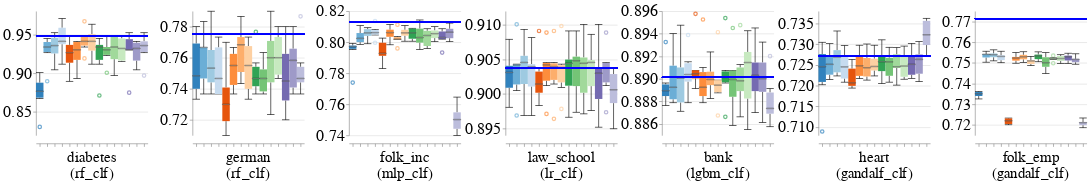

The code cell stored with this chart in its notebook:
### Code cell
create_bar_charts_for_diff_imputers_and_datasets(train_injection_scenario='MNAR3',
                                                test_injection_scenario='MNAR3',
                                                metric_name='accuracy',
                                                db_client=db_client)

### Figure 1 — Vega-Lite specification as saved in the notebook (floating-point values rounded to 4 significant figures; data arrays with more than 128 entries replaced by an {"elided": "..."} marker saying what was removed)
{"config": {"view": {"continuousWidth": 400, "continuousHeight": 300, "stroke": null}, "axis": {"labelFontSize": 26, "labelFontWeight": "normal", "titleFontSize": 28, "titleFontWeight": "normal"}, "facet": {"spacing": 5}, "header": {"labelFontSize": 24, "labelOrient": "bottom", "labelPadding": 5, "titleFontSize": 28}, "legend": {"columns": 4, "direction": "horizontal", "labelFontSize": 32, "labelLimit": 400, "orient": "top", "symbolOffset": 130, "symbolStrokeWidth": 10, "titleAnchor": "middle", "titleFontSize": 34, "titleLimit": 300}, "title": {"fontSize": 28}}, "data": {"name": "data-f920ec0850a6e564e8b7fd1efc003137"}, "facet": {"column": {"field": "Dataset_Name_With_Model_Name", "sort": {"field": "Dataset_Sequence_Number", "order": "ascending"}, "title": null, "type": "nominal"}}, "spec": {"layer": [{"mark": {"type": "boxplot", "median": {"stroke": "black", "strokeWidth": 0.7}, "size": 12, "ticks": true}, "encoding": {"color": {"field": "Null_Imputer_Name", "legend": null, "scale": {"scheme": "category20c"}, "sort": ["deletion", "median-mode", "median-dummy", "miss_forest", "k_means_clustering", "datawig", "automl", "nomi", "tdm", "edit_gain", "gain", "hivae", "notmiwae", "mnar_pvae"], "title": null, "type": "nominal"}, "x": {"axis": {"labels": false}, "field": "Null_Imputer_Name", "sort": ["deletion", "median-mode", "median-dummy", "miss_forest", "k_means_clustering", "datawig", "automl", "nomi", "tdm", "edit_gain", "gain", "hivae", "notmiwae", "mnar_pvae"], "title": null, "type": "nominal"}, "y": {"field": "Metric_Value", "scale": {"zero": false}, "title": null, "type": "quantitative"}}}, {"mark": "rule", "encoding": {"color": {"value": "blue"}, "size": {"value": 2}, "y": {"field": "Baseline_Median", "type": "quantitative"}}}], "height": 200, "width": 180}, "resolve": {"scale": {"y": "independent"}}, "$schema": "https://vega.github.io/schema/vega-lite/v4.17.0.json", "datasets": {"data-f920ec0850a6e564e8b7fd1efc003137": {"elided": "630 records"}}}
